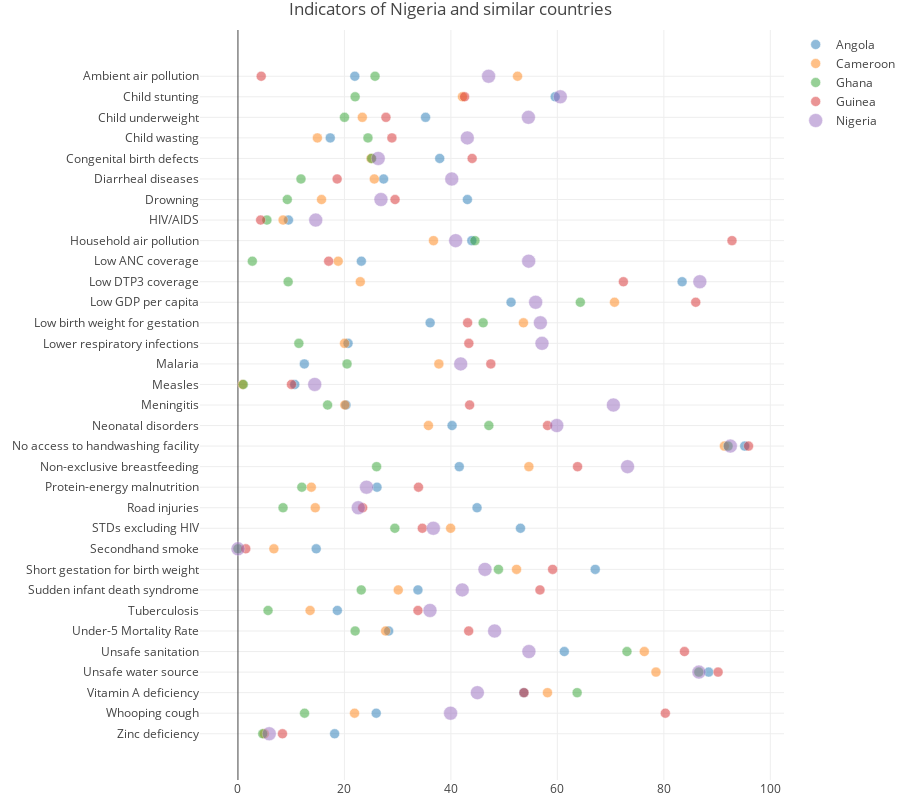

Notebook code for this chart:
### Markdown cell above
### Existing Plot
![image.png](attachment:image.png)

### Code cell
plot = [go.Scatter(
            x=df_similar[df_similar['location_name'] == i]['value'],
            y=df_similar[df_similar['location_name'] == i]['indicator'],
            text=str(i),
            mode='markers',
            opacity=0.7,
            marker={
                'size': df_similar[df_similar['location_name'] == i]['size'],
                'line': {'width': 0.5, 'color': 'white'}
            },
            name=str(i)
        ) for i in df_similar.location_name.unique()]

iplot({
        'data': plot,
        'layout': go.Layout(
            title=f'Indicators of {location_name} and similar countries',
            height=150 + 20 * len(indicators),
            margin={'l': 200, 'b': 30, 't': 30, 'r': 0},
            hovermode='closest'
        )})

### Figure 1 — Plotly figure (JSON) as saved in the notebook; plotly's stock layout.template omitted (floating-point values rounded to 4 significant figures)
{"data": [{"marker": {"line": {"color": "white", "width": 0.5}, "size": [10, 10, 10, 10, 10, 10, 10, 10, 10, 10, 10, 10, 10, 10, 10, 10, 10, 10, 10, 10, 10, 10, 10, 10, 10, 10, 10, 10, 10, 10, 10, 10, 10]}, "mode": "markers", "name": "Angola", "opacity": 0.7, "text": "Angola", "type": "scatter", "x": [18.16, 25.97, 53.7, 88.42, 61.3, 28.31, 18.67, 33.81, 67.11, 14.7, 53.07, 44.91, 26.12, 41.57, 95.19, 40.22, 20.29, 10.67, 12.47, 20.68, 36.1, 51.3, 83.43, 23.18, 43.93, 9.49, 43.1, 27.36, 37.9, 17.34, 35.24, 59.59, 21.95], "y": ["Zinc deficiency", "Whooping cough", "Vitamin A deficiency", "Unsafe water source", "Unsafe sanitation", "Under-5 Mortality Rate", "Tuberculosis", "Sudden infant death syndrome", "Short gestation for birth weight", "Secondhand smoke", "STDs excluding HIV", "Road injuries", "Protein-energy malnutrition", "Non-exclusive breastfeeding", "No access to handwashing facility", "Neonatal disorders", "Meningitis", "Measles", "Malaria", "Lower respiratory infections", "Low birth weight for gestation", "Low GDP per capita", "Low DTP3 coverage", "Low ANC coverage", "Household air pollution", "HIV/AIDS", "Drowning", "Diarrheal diseases", "Congenital birth defects", "Child wasting", "Child underweight", "Child stunting", "Ambient air pollution"]}, {"marker": {"line": {"color": "white", "width": 0.5}, "size": [10, 10, 10, 10, 10, 10, 10, 10, 10, 10, 10, 10, 10, 10, 10, 10, 10, 10, 10, 10, 10, 10, 10, 10, 10, 10, 10, 10, 10, 10, 10, 10, 10]}, "mode": "markers", "name": "Cameroon", "opacity": 0.7, "text": "Cameroon", "type": "scatter", "x": [4.95, 21.9, 58.14, 78.52, 76.33, 27.74, 13.55, 30.11, 52.33, 6.75, 39.95, 14.52, 13.78, 54.65, 91.37, 35.78, 20.08, 0.87, 37.74, 20.03, 53.63, 70.73, 22.98, 18.83, 36.73, 8.48, 15.7, 25.61, 25, 14.92, 23.36, 42.17, 52.52], "y": ["Zinc deficiency", "Whooping cough", "Vitamin A deficiency", "Unsafe water source", "Unsafe sanitation", "Under-5 Mortality Rate", "Tuberculosis", "Sudden infant death syndrome", "Short gestation for birth weight", "Secondhand smoke", "STDs excluding HIV", "Road injuries", "Protein-energy malnutrition", "Non-exclusive breastfeeding", "No access to handwashing facility", "Neonatal disorders", "Meningitis", "Measles", "Malaria", "Lower respiratory infections", "Low birth weight for gestation", "Low GDP per capita", "Low DTP3 coverage", "Low ANC coverage", "Household air pollution", "HIV/AIDS", "Drowning", "Diarrheal diseases", "Congenital birth defects", "Child wasting", "Child underweight", "Child stunting", "Ambient air pollution"]}, {"marker": {"line": {"color": "white", "width": 0.5}, "size": [10, 10, 10, 10, 10, 10, 10, 10, 10, 10, 10, 10, 10, 10, 10, 10, 10, 10, 10, 10, 10, 10, 10, 10, 10, 10, 10, 10, 10, 10, 10, 10, 10]}, "mode": "markers", "name": "Ghana", "opacity": 0.7, "text": "Ghana", "type": "scatter", "x": [4.66, 12.51, 63.71, 86.57, 73.07, 22.01, 5.65, 23.16, 48.93, 0, 29.47, 8.47, 12, 26.04, 92.06, 47.13, 16.84, 1, 20.49, 11.44, 46.06, 64.31, 9.43, 2.7, 44.52, 5.44, 9.27, 11.84, 25.12, 24.42, 20.01, 22.01, 25.75], "y": ["Zinc deficiency", "Whooping cough", "Vitamin A deficiency", "Unsafe water source", "Unsafe sanitation", "Under-5 Mortality Rate", "Tuberculosis", "Sudden infant death syndrome", "Short gestation for birth weight", "Secondhand smoke", "STDs excluding HIV", "Road injuries", "Protein-energy malnutrition", "Non-exclusive breastfeeding", "No access to handwashing facility", "Neonatal disorders", "Meningitis", "Measles", "Malaria", "Lower respiratory infections", "Low birth weight for gestation", "Low GDP per capita", "Low DTP3 coverage", "Low ANC coverage", "Household air pollution", "HIV/AIDS", "Drowning", "Diarrheal diseases", "Congenital birth defects", "Child wasting", "Child underweight", "Child stunting", "Ambient air pollution"]}, {"marker": {"line": {"color": "white", "width": 0.5}, "size": [10, 10, 10, 10, 10, 10, 10, 10, 10, 10, 10, 10, 10, 10, 10, 10, 10, 10, 10, 10, 10, 10, 10, 10, 10, 10, 10, 10, 10, 10, 10, 10, 10]}, "mode": "markers", "name": "Guinea", "opacity": 0.7, "text": "Guinea", "type": "scatter", "x": [8.36, 80.28, 53.73, 90.19, 83.87, 43.34, 33.81, 56.73, 59.11, 1.47, 34.63, 23.43, 33.91, 63.79, 95.91, 58.15, 43.52, 10.05, 47.5, 43.37, 43.14, 85.99, 72.4, 17.04, 92.8, 4.26, 29.51, 18.63, 43.99, 28.92, 27.8, 42.57, 4.37], "y": ["Zinc deficiency", "Whooping cough", "Vitamin A deficiency", "Unsafe water source", "Unsafe sanitation", "Under-5 Mortality Rate", "Tuberculosis", "Sudden infant death syndrome", "Short gestation for birth weight", "Secondhand smoke", "STDs excluding HIV", "Road injuries", "Protein-energy malnutrition", "Non-exclusive breastfeeding", "No access to handwashing facility", "Neonatal disorders", "Meningitis", "Measles", "Malaria", "Lower respiratory infections", "Low birth weight for gestation", "Low GDP per capita", "Low DTP3 coverage", "Low ANC coverage", "Household air pollution", "HIV/AIDS", "Drowning", "Diarrheal diseases", "Congenital birth defects", "Child wasting", "Child underweight", "Child stunting", "Ambient air pollution"]}, {"marker": {"line": {"color": "white", "width": 0.5}, "size": [14, 14, 14, 14, 14, 14, 14, 14, 14, 14, 14, 14, 14, 14, 14, 14, 14, 14, 14, 14, 14, 14, 14, 14, 14, 14, 14, 14, 14, 14, 14, 14, 14]}, "mode": "markers", "name": "Nigeria", "opacity": 0.7, "text": "Nigeria", "type": "scatter", "x": [5.88, 39.94, 44.97, 86.59, 54.65, 48.21, 36.07, 42.13, 46.4, 0, 36.7, 22.6, 24.15, 73.18, 92.49, 59.89, 70.52, 14.42, 41.84, 57.11, 56.81, 55.92, 86.76, 54.61, 40.89, 14.61, 26.86, 40.16, 26.35, 43.08, 54.56, 60.55, 47.08], "y": ["Zinc deficiency", "Whooping cough", "Vitamin A deficiency", "Unsafe water source", "Unsafe sanitation", "Under-5 Mortality Rate", "Tuberculosis", "Sudden infant death syndrome", "Short gestation for birth weight", "Secondhand smoke", "STDs excluding HIV", "Road injuries", "Protein-energy malnutrition", "Non-exclusive breastfeeding", "No access to handwashing facility", "Neonatal disorders", "Meningitis", "Measles", "Malaria", "Lower respiratory infections", "Low birth weight for gestation", "Low GDP per capita", "Low DTP3 coverage", "Low ANC coverage", "Household air pollution", "HIV/AIDS", "Drowning", "Diarrheal diseases", "Congenital birth defects", "Child wasting", "Child underweight", "Child stunting", "Ambient air pollution"]}], "layout": {"height": 810, "hovermode": "closest", "margin": {"b": 30, "l": 200, "r": 0, "t": 30}, "title": "Indicators of Nigeria and similar countries"}}
